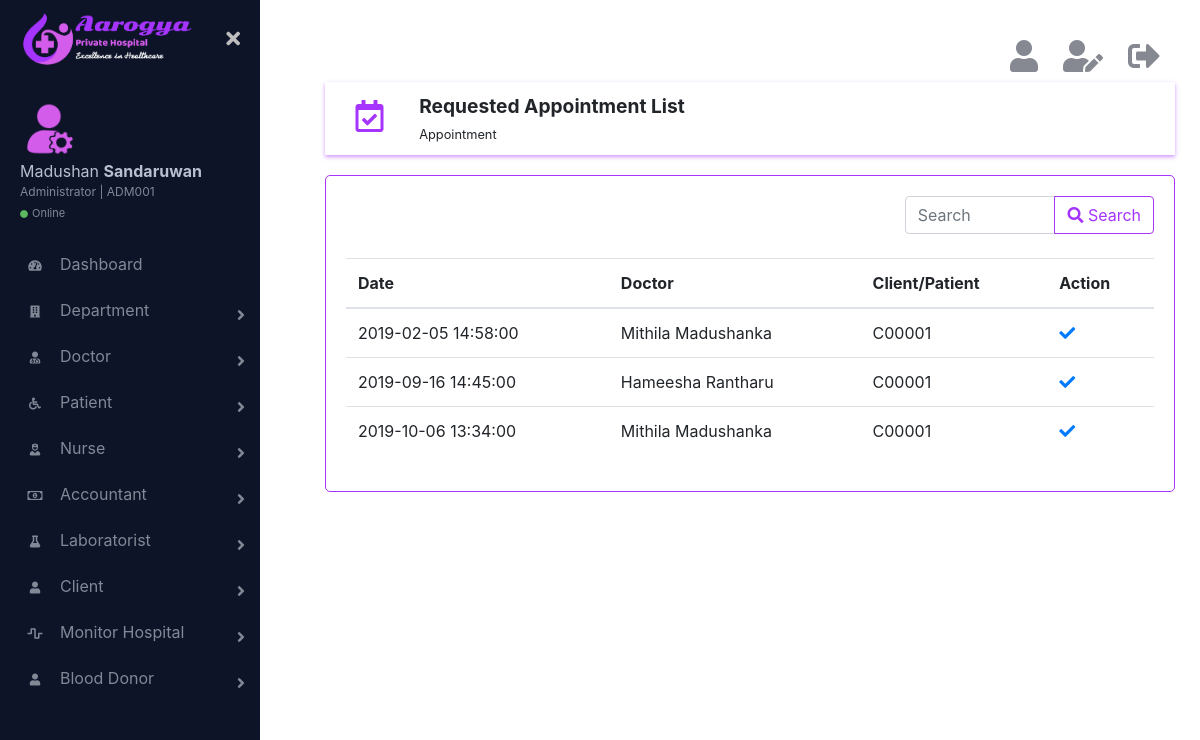
/html/requestedAppointmentList.php (signed in), run on the app's committed database.
### tables this page shows
CREATE TABLE IF NOT EXISTS `requestedappointment` (
  `id` int(11) NOT NULL AUTO_INCREMENT,
  `doctorId` char(6) NOT NULL,
  `clientId` char(6) NOT NULL,
  `date` date NOT NULL,
  `time` time NOT NULL,
  `is_deleted` int(11) NOT NULL,
  PRIMARY KEY (`id`)
);

CREATE TABLE IF NOT EXISTS `doctor` (
  `id` char(6) NOT NULL,
  `firstName` varchar(20) NOT NULL,
  `lastName` varchar(20) NOT NULL,
  `email` varchar(100) NOT NULL,
  `mobile` char(10) NOT NULL,
  `department` char(3) NOT NULL,
  `is_deleted` int(11) NOT NULL,
  PRIMARY KEY (`id`)
);

### html/requestedAppointmentList.php (the view, shortened to what this page needs)
<?php
    require_once('../connection/connection.php');
?>
<!DOCTYPE html>
<html lang="en">
    <head>
        <link rel="stylesheet" href="../css/bootstrap.min.css">
        <link href="https://cdnjs.cloudflare.com/ajax/libs/font-awesome/5.10.0-11/css/all.css" rel="stylesheet">
        <link href="../css/main.css" rel="stylesheet">
    </head>
    <body>
        <div class="page-wrapper chiller-theme toggled">
            <?php
                require_once('sidebar.php');
            ?>
            <main class="page-content">
                <div class="container">
                    <?php
                        require_once('logoutbar.php');
                    ?>
                    <div class="row topic">
                        <div class="col-md-1 topic-logo">
                            <i class="far fa-calendar-check fa-2x"></i>
                        </div>
                        <div class="col-md-11">
                            <span class="font-weight-bold"><big><?php if($_SESSION['role'] != 'client') echo "Requested"; else echo "Pending"; ?> Appointment List</big><br><small>Appointment</small></span>
                        </div>
                    </div>
                    <div class="row">
                        <div class="col-md-12 form">
                            <div class="row">
                                <div class='col-md-8'>
                                </div>
                                <div class="col-md-4">
                                    <form action="requestedAppointmentList.php" method="get">
                                        <div class="input-group">
                                            <input type="search" name="searchTxt" class="form-control" placeholder="Search">
                                            <div class="input-group-append">
                                                <button class="btn btn-outline-primary" type="submit" name="search"><i class="fas fa-search"></i> Search</button>
                                            </div>
                                        </div>
                                    </form>
                                </div>
                            </div>
                            <br>
                            <table class="table">
                              <thead>
                                <tr>
                                    <th scope="col">Date</th>
                                    <th scope="col">Doctor</th>
                                    <th scope="col">Client/Patient</th>
                                    <?php
                                        if($_SESSION['role'] != ''){
                                            echo "<th scope='col'>Action</th>";
                                        }
                                    ?>
                                </tr>
                              </thead>
                              <tbody>
                                  <?php
                                    if(isset($_GET['search'])){
                                        $search =  mysqli_real_escape_string($con,$_GET['searchTxt']);
                                        $query = "SELECT a.*,d.firstName as fn, d.lastName as ln FROM `requestedappointment` a, `doctor` d WHERE a.is_deleted = 0 AND a.doctorId = d.id AND a.`id` LIKE '{$search}%' OR a.`doctorId` LIKE '{$search}%' OR a.`clientId` LIKE '{$search}%' OR a.`date` LIKE '{$search}%' ORDER BY `date`";
                                    } else {
                                        if($_SESSION['role'] == 'doctor'){
                                            $query = "SELECT a.*,d.firstName as fn, d.lastName as ln FROM `requestedappointment` a, `doctor` d WHERE a.is_deleted = 0 AND a.doctorId = d.id AND a.doctorId = '{$_SESSION['id']}' ORDER BY `date`";
                                        } else if($_SESSION['role'] == 'client'){
                                            $query = "SELECT a.*,d.firstName as fn, d.lastName as ln FROM `requestedappointment` a, `doctor` d WHERE a.is_deleted = 0 AND a.doctorId = d.id AND a.clientId = '{$_SESSION['id']}' ORDER BY `date`";
                                        } else {
                                            $query = "SELECT a.*,d.firstName as fn, d.lastName as ln FROM `requestedappointment` a, `doctor` d WHERE a.is_deleted = 0 AND a.doctorId = d.id ORDER BY `date`";
                                        }
                                    }
                                    $result_set = mysqli_query($con,$query);
                                    if (mysqli_num_rows($result_set) >= 1) {
                                        while($ap = mysqli_fetch_assoc($result_set)){
                                            echo "<tr>";
                                            echo "<td>".$ap['date']." ".$ap['time']."</td>";
                                            echo "<td>".$ap['fn']." ".$ap['ln']."</td>";
                                            echo "<td>".$ap['clientId']."</td>";
                                            echo "<td>";
                                            if($_SESSION['role'] != 'client'){
                                                echo "<a href='requestedAppointmentList.php?id1={$ap['id']}' onclick=\"return confirm('Are you sure to approve this appointment ?');\"><i class='fas fa-check mr-3' data-toggle='tooltip' title='Approve'></i></a>";
                                            }
                                            echo "</td></tr>";
                                        }
                                    } else {
                                        echo "<tr><td><h4 class='text-danger'>No records</h4></td></tr>";
                                    }
                                  ?>
                              </tbody>
                            </table>
                        </div>
                    </div>
                </div>
            </main>
        </div>
    </body>
    </html>

### css/main.css (style rules this page uses)
.page-wrapper { height: 100vh; }
@media screen and (min-width: 700px) { .page-wrapper.toggled .page-content { padding-left: 300px; } }
.page-wrapper .page-content { display: inline-block; width: 100%; padding-left: 0px; padding-top: 20px; }
.page-wrapper .page-content > div { padding: 20px 40px; }
.page-wrapper .page-content { overflow-x: hidden; }
.topic { box-shadow: 0 2px 4px rgba(165, 52, 254, 0.5); padding: 10px; }
.topic-logo { display: inline-block; text-align: center; color: rgb(165, 52, 254); margin-top: 8px; }
.form { margin-top: 20px; border: 1px solid rgb(165, 52, 254); border-radius: 5px; padding: 20px; }

### data on the page
requestedappointment: date "2019-02-05", time "14:58:00", doctorId.firstName "Mithila", doctorId.lastName "Madushanka", clientId "C00001"
requestedappointment: date "2019-09-16", time "14:45:00", doctorId.firstName "Hameesha", doctorId.lastName "Rantharu", clientId "C00001"
requestedappointment: date "2019-10-06", time "13:34:00", doctorId.firstName "Mithila", doctorId.lastName "Madushanka", clientId "C00001"

### other printed values
$_SESSION['firstName'] "Madushan"
$_SESSION['lastName'] "Sandaruwan"
$_SESSION['id'] "ADM001"
